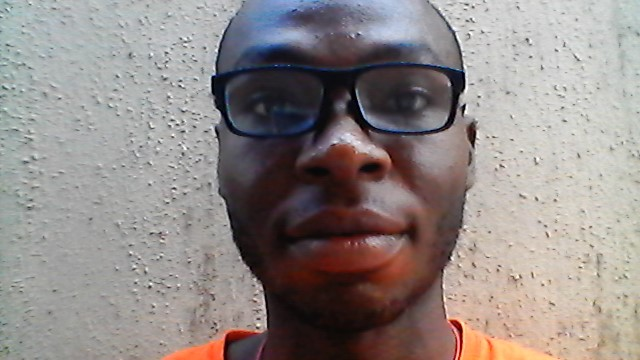
#> input picture Open cv project/Basic operation on image/chidalu.jpg, 640 x 360 px
$ python 'Region of image(roi).py'
#> lines starting #> are read from the running program, lines starting #| are printed output that depends on the picture; after the words box and inside, x2 and y2 are one past the last pixel; in counts of white or black regions, pixels touching at a corner belong together
'''Region of image is the region a particular image cover in a larger image
'''
import cv2

img=cv2.imread('chidalu.jpg',cv2.IMREAD_COLOR); #read imagein normal color
#> img is the input picture: shape (360, 640, 3); mean B, G, R 135.6, 137.7, 146
print(img)
#> (printed output is left out)
imageshape=img.shape; #this returns the full pixel or shape of image
#> imageshape = (360, 640, 3)
print(imageshape); #this givs the shape of image
#| (360, 640, 3)

#ROI Trying to copy the head and shift toanother place
head=img[:200,300:500]; #region of image
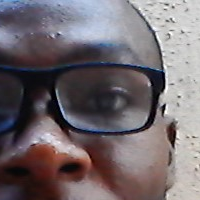
#> head: shape (200, 200, 3); mean B, G, R 110, 105.1, 113.7
img[100:300,50:250]=head
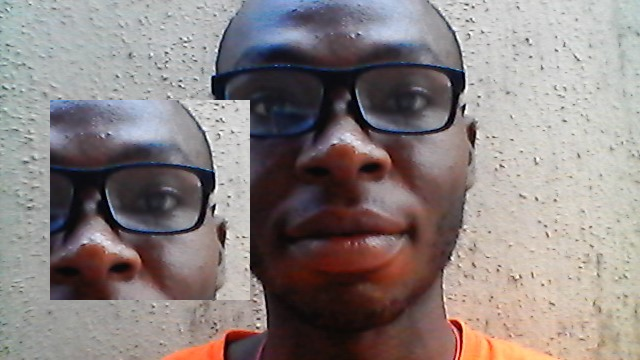
#> img: shape (360, 640, 3); 17.36% of pixels changed, all inside (x1, y1, x2, y2) = (50, 100, 250, 300)

cv2.namedWindow('image',cv2.WINDOW_NORMAL); #create a named window
cv2.imshow('image',img); #image show
if cv2.waitKey(0)&0xFF==ord('q'):
#> (key q is pressed here)
    cv2.destroyWindow('image'); #destroy window
